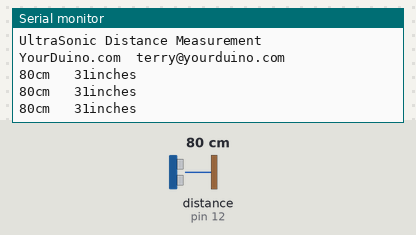
A sketch run on a simulated Arduino Uno, built with avr-gcc and run on an emulated ATmega328P. Shown: the last lines printed to the serial monitor. Wiring (inferred from the names in the program): ultrasonic range finder: trigger pin 13; echo pin 12. The test bench sets the inputs (shaded band); at power-on: distance to the obstacle (sensor on pin 12) 80 cm. The echo pulse lasts 58.3 µs per cm.

Above: at 1.2 s.
1.3 s: distance to the obstacle (sensor on pin 12) set to 250 cm
At 2.0 s:
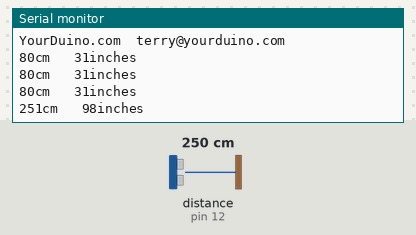
4.3 s: distance to the obstacle (sensor on pin 12) set to 2 cm
At 4.3 s:
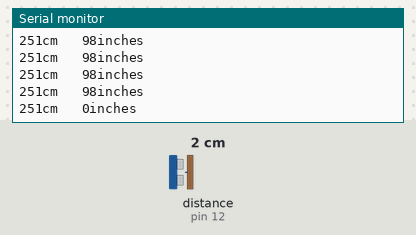
Timing chart, 0 to 7.3 s (numbered marks = the images above; inputs shaded):
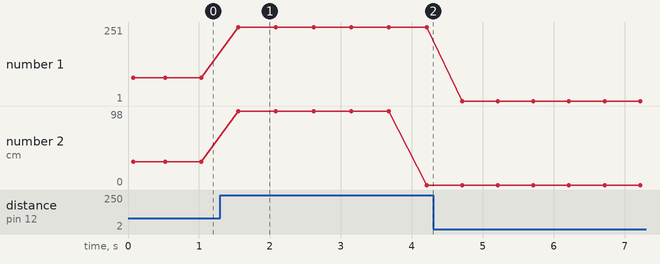

The sketch:

Ping.ino
```cpp
/* YourDuino SKETCH UltraSonic Serial 1.0
 Runs HC-04 and hopefully SRF-06 Ultrasonic Modules
 Uses: Ultrasonic Library (Copy to Arduino Library folder)
 http://iteadstudio.com/store/images/produce/Sensor/HCSR04/Ultrasonic.rar
 terry@yourduino.com */

/*-----( Import needed libraries )-----*/
#include "Ultrasonic.h"
/*-----( Declare Constants and Pin Numbers )-----*/
#define  TRIG_PIN  13
#define  ECHO_PIN  12
/*-----( Declare objects )-----*/
Ultrasonic OurModule(TRIG_PIN, ECHO_PIN);
/*-----( Declare Variables )-----*/

void setup()   /****** SETUP: RUNS ONCE ******/
{
  Serial.begin(9600);
  Serial.println("UltraSonic Distance Measurement");
  Serial.println("YourDuino.com  terry@yourduino.com");

}//--(end setup )---

void loop()   /****** LOOP: RUNS CONSTANTLY ******/
{
  Serial.print(OurModule.Ranging(CM));
  Serial.print("cm   ");
  delay(100);  //Let echos from room dissipate
  Serial.print(OurModule.Ranging(INC));
  Serial.println("inches");

  delay(400);

}//--(end main loop )---
```

Measured:
- after the input at 1.3 s, the serial monitor: prints a new line after 0.25 s (image 1)
- plotted number 1: 80 → 251 after the input at 1.3 s, 251 → 1 after the input at 4.3 s
- plotted number 2: 31 → 0 after the input at 1.3 s
